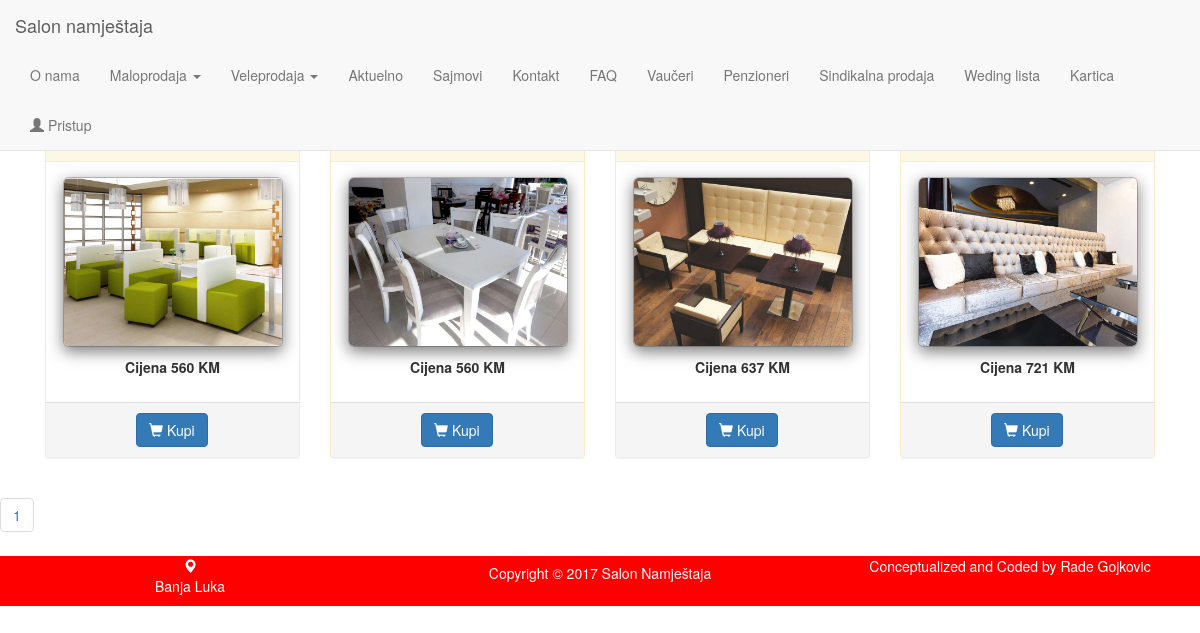
The app's page /vel_ugostiteljstvo.php with its own data.
### tables this page shows
CREATE TABLE IF NOT EXISTS `vel_ugostiteljstvo` (
  `id_vel_ugostiteljstvo` int(11) NOT NULL AUTO_INCREMENT,
  `naslov_vel_ugostiteljstvo` text NOT NULL,
  `slika_vel_ugostiteljstvo` text NOT NULL,
  `cijena_vel_ugostiteljstvo` text NOT NULL,
  PRIMARY KEY (`id_vel_ugostiteljstvo`)
);

### vel_ugostiteljstvo.php (the view, shortened to what this page needs)
<?php include 'includes/db.php';
	$per_page = 8;
	if(isset($_GET['page'])){
		$page = $_GET['page'];
	}else{
		$page = 1;
	}
	$start_from = ($page-1) * $per_page;
?>
<!doctype html>
<html>
<head>
		<link rel="stylesheet" type="text/css" href="css/bootstrap.min.css">
		<link rel="stylesheet" href="css/sminka.css">
</head>
<body>
<?php include 'includes/navbar.php'; ?>
<div id="artikli"></div>
	<div>
		<div class="container">
			<?php
				$sel_sql = "SELECT * FROM vel_ugostiteljstvo LIMIT $start_from,$per_page";
				$run_sql = mysqli_query($conn,$sel_sql);
				while($rows = mysqli_fetch_assoc($run_sql)){
					echo '
						<div class="col-md-3" style="align-content: center;">
				<div class="panel panel-warning">
					<div class="panel-heading">
						<div class="row">
							<h4 align="center">'.$rows['naslov_vel_ugostiteljstvo'].'</h4>
						</div>
					</div>
					<div class="panel-body">
							<img class="modal-content" src="'.$rows['slika_vel_ugostiteljstvo'].'" style="width: 220px; height: 170px;" alt="Dječija spavaća soba" style="border: solid 1px black; margin-left: 20px; ">
							<div class="row">
								<p style="text-align: center; margin-top: 10px;"><b>Cijena '.$rows['cijena_vel_ugostiteljstvo'].'</b></p>
							</div>
					</div>
					<div class="panel-footer">
						<div class="row">
							<a href="#"><button class="btn btn-primary" style="margin-left: 90px"><i class="glyphicon glyphicon-shopping-cart"></i> Kupi</button></a>
						</div>
					</div>
				</div>
			</div>
					';
				}
			?>
		</div>
	</div>
<nav aria-label="Page navigation">
  <ul class="pagination">
<?php
	$pagination_sql = "SELECT * FROM vel_ugostiteljstvo";
	$run_pagination = mysqli_query($conn,$pagination_sql);
	$count = mysqli_num_rows($run_pagination);
	$total_pages = ceil($count/$per_page);
	for($i=1;$i<=$total_pages;$i++){
		echo'<li><a href="vel_ugostiteljstvo.php?page='.$i.'">'.$i.'</a></li>';
	}
?>
  </ul>
</nav>
<?php include 'includes/footer.php'; ?>
</body>
</html>

### includes/navbar.php (shortened to what this page needs)
<nav class="navbar navbar-default navbar-fixed-top">
    <div class="container-fluid">
		<div class="navbar-header">
			<a class="navbar-brand" href="index.php">Salon namještaja</a>
        </div>
		<div id="navbar" class="navbar-collapse collapse pull-right">
			<ul class="nav navbar-nav">
				<li><a href="index.php">O nama</a></li>
				<li class="dropdown">
				  <a href="#" class="dropdown-toggle" data-toggle="dropdown" role="button" aria-haspopup="true" aria-expanded="false">Maloprodaja <span class="caret"></span></a>
				</li>
				<li class="dropdown">
				  <a href="#" class="dropdown-toggle" data-toggle="dropdown" role="button" aria-haspopup="true" aria-expanded="false">Veleprodaja <span class="caret"></span></a>
				</li>
				<li><a href="aktuelno.php">Aktuelno</a></li>
				<li><a href="sajmovi.php">Sajmovi</a></li>
				<li><a href="contact.php">Kontakt</a></li>
				<li><a href="faq.php">FAQ</a></li>
				<li><a href="vauceri.php">Vaučeri</a></li>
				<li><a href="penzioneri.php">Penzioneri</a></li>
				<li><a href="sindikalna_prodaja.php">Sindikalna prodaja</a></li>
				<li><a href="weding_lista.php">Weding lista</a></li>
				<li><a href="kartica.php">Kartica</a></li>
        		<li><a href="" data-toggle="modal" data-target="#myModal"><i class="glyphicon glyphicon-user"></i> Pristup</a></li>
			</ul>
		</div>
    </div>
</nav>

### includes/footer.php
<div class="footer">
	<div class="row">
		<div class="col-sm-4">
			<div class="card">
			  <div class="card-body">
			    <i class="glyphicon glyphicon-map-marker"></i>
			    <p class="card-body">Banja Luka</p>
			  </div>
			</div>
		</div>
		<div class="col-sm-4">
			<div class="card">
			  <div class="card-body">
			    <h5>Copyright &copy; 2017 Salon Namještaja</h5>
			  </div>
			</div>
		</div>
		<div class="col-sm-4">
			<div class="card">
			  <div class="card-body">
			    <p class="card-text">Conceptualized and Coded by Rade Gojkovic</p>
			  </div>
			</div>
		</div>
	</div>
</div>

### css/sminka.css (style rules this page uses)
body { background-image: url("../slike/woodbg.jpg"); background-size: cover; background-repeat: no-repeat; }
#artikli { width: 50px; height: 100px; align-content: center; }
h4 { text-align: center; }
.footer { position: float; bottom: 0; width: 100%; background-color: red; color: rgb(255, 255, 255); text-align: center; height: 50px; margin: auto; vertical-align: middle; }
.modal-content { margin: auto; display: block; width: 100%; max-width: 700px; }
.modal-content, #caption { -webkit-animation-name: zoom; -webkit-animation-duration: 0.6s; animation-name: zoom; animation-duration: 0.6s; }

### records on screen
vel_ugostiteljstvo: slika_vel_ugostiteljstvo (picture), cijena_vel_ugostiteljstvo "560 KM"
vel_ugostiteljstvo: slika_vel_ugostiteljstvo (picture), cijena_vel_ugostiteljstvo "560 KM"
vel_ugostiteljstvo: slika_vel_ugostiteljstvo (picture), cijena_vel_ugostiteljstvo "637 KM"
vel_ugostiteljstvo: slika_vel_ugostiteljstvo (picture), cijena_vel_ugostiteljstvo "721 KM"
